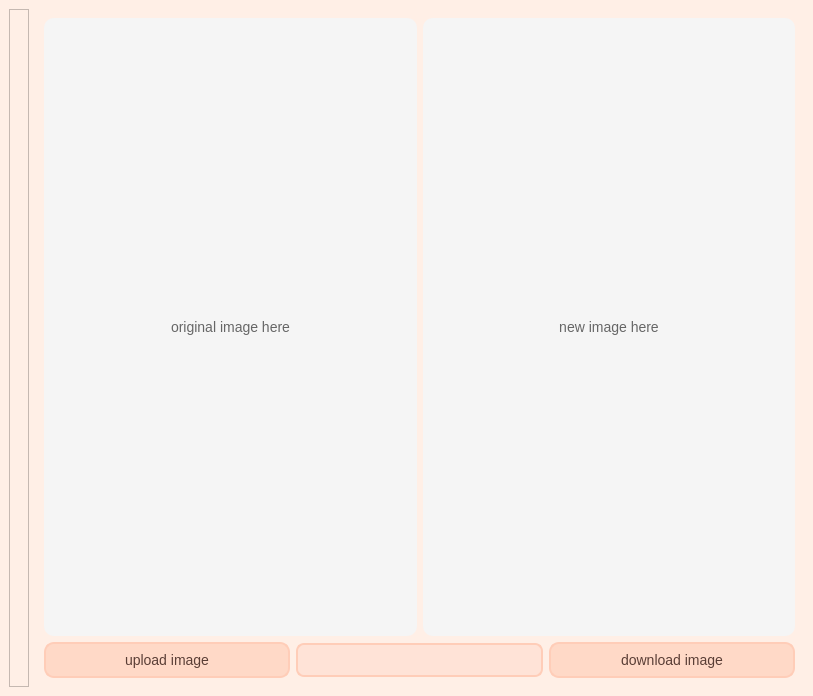
<?xml version="1.0" encoding="UTF-8"?>
<ui version="4.0">
 <class>MainWindow</class>
 <widget class="QMainWindow" name="MainWindow">
  <property name="geometry">
   <rect>
    <x>0</x>
    <y>0</y>
    <width>813</width>
    <height>696</height>
   </rect>
  </property>
  <property name="windowTitle">
   <string>MainWindow</string>
  </property>
  <property name="styleSheet">
   <string notr="true">/* -----------------------------------------
   GENERAL
----------------------------------------- */
QWidget {
    background-color: #FFEFE6;   /* soft peach background */
    font-family: &quot;Segoe UI&quot;;
    font-size: 14px;
    color: #5A3E36;              /* warm brown text */
}

/* -----------------------------------------
   BUTTONS
----------------------------------------- */
QPushButton {
    background-color: #FFD9C7;       /* peach */
    color: #5A3E36;                  /* warm brown */
    border: 2px solid #FFCDB8;
    border-radius: 10px;
    padding: 8px 16px;

    /* subtle shadow */
    box-shadow: 0 2px 4px rgba(0,0,0,0.15);
}

QPushButton:hover {
    background-color: #FFCCBC;       /* slightly darker peach */
}

QPushButton:pressed {
    background-color: #F8BAA7;       /* deeper peach when pressed */
    border: 2px solid #F3A88F;
}

/* Disabled state */
QPushButton:disabled {
    background-color: #F5DAD1;
    color: #A88E86;
}

/* -----------------------------------------
   COMBO BOX
----------------------------------------- */
QComboBox {
    background-color: #FFE3D7;
    border: 2px solid #FFCDB8;
    border-radius: 8px;
    padding: 6px 30px 6px 10px;
    color: #5A3E36;
}

/* arrow button */
QComboBox::drop-down {
    border: 2px;
    width: 25px;
}

QComboBox::down-arrow {
    image: url(:/icons/arrow_down_peach.png); /* optional */
    width: 12px;
    height: 12px;
}

/* hover */
QComboBox:hover {
    background-color: #FFD9C9;
}

/* pressed */
QComboBox:pressed {
    background-color: #F8CAB8;
}

/* popup list */
QComboBox QAbstractItemView {
    background-color: #FFEFE6;
    border: 1px solid #FFCDB8;
    selection-background-color: #FFD4C4;
    selection-color: #5A3E36;
    outline: 0;
}
</string>
  </property>
  <widget class="QWidget" name="centralwidget">
   <layout class="QHBoxLayout" name="horizontalLayout">
    <item>
     <widget class="QFrame" name="side_bar">
      <property name="minimumSize">
       <size>
        <width>20</width>
        <height>0</height>
       </size>
      </property>
      <property name="styleSheet">
       <string notr="true"/>
      </property>
      <property name="frameShape">
       <enum>QFrame::Shape::StyledPanel</enum>
      </property>
      <property name="frameShadow">
       <enum>QFrame::Shadow::Raised</enum>
      </property>
     </widget>
    </item>
    <item>
     <widget class="QStackedWidget" name="windows">
      <property name="currentIndex">
       <number>0</number>
      </property>
      <widget class="QWidget" name="page_1">
       <layout class="QVBoxLayout" name="verticalLayout">
        <item>
         <layout class="QHBoxLayout" name="horizontalLayout_2">
          <item>
           <widget class="QLabel" name="og_img_lbl">
            <property name="styleSheet">
             <string notr="true">QLabel {
    background-color: #f5f5f5;
    border-radius: 10px;
    padding: 10px;
    color: #666;
}
</string>
            </property>
            <property name="text">
             <string>original image here</string>
            </property>
            <property name="alignment">
             <set>Qt::AlignmentFlag::AlignCenter</set>
            </property>
           </widget>
          </item>
          <item>
           <widget class="QLabel" name="new_img_lbl">
            <property name="styleSheet">
             <string notr="true">QLabel {
    background-color: #f5f5f5;
    border-radius: 10px;
    padding: 10px;
    color: #666;
}
</string>
            </property>
            <property name="text">
             <string>new image here</string>
            </property>
            <property name="alignment">
             <set>Qt::AlignmentFlag::AlignCenter</set>
            </property>
           </widget>
          </item>
         </layout>
        </item>
        <item>
         <layout class="QHBoxLayout" name="horizontalLayout_3">
          <item>
           <widget class="QPushButton" name="upload_btn">
            <property name="styleSheet">
             <string notr="true"/>
            </property>
            <property name="text">
             <string>upload image</string>
            </property>
           </widget>
          </item>
          <item>
           <widget class="QComboBox" name="filter_cbx"/>
          </item>
          <item>
           <widget class="QPushButton" name="download_btn">
            <property name="styleSheet">
             <string notr="true"/>
            </property>
            <property name="text">
             <string>download image</string>
            </property>
           </widget>
          </item>
         </layout>
        </item>
       </layout>
      </widget>
      <widget class="QWidget" name="page_2"/>
     </widget>
    </item>
   </layout>
  </widget>
 </widget>
 <resources/>
 <connections/>
</ui>
